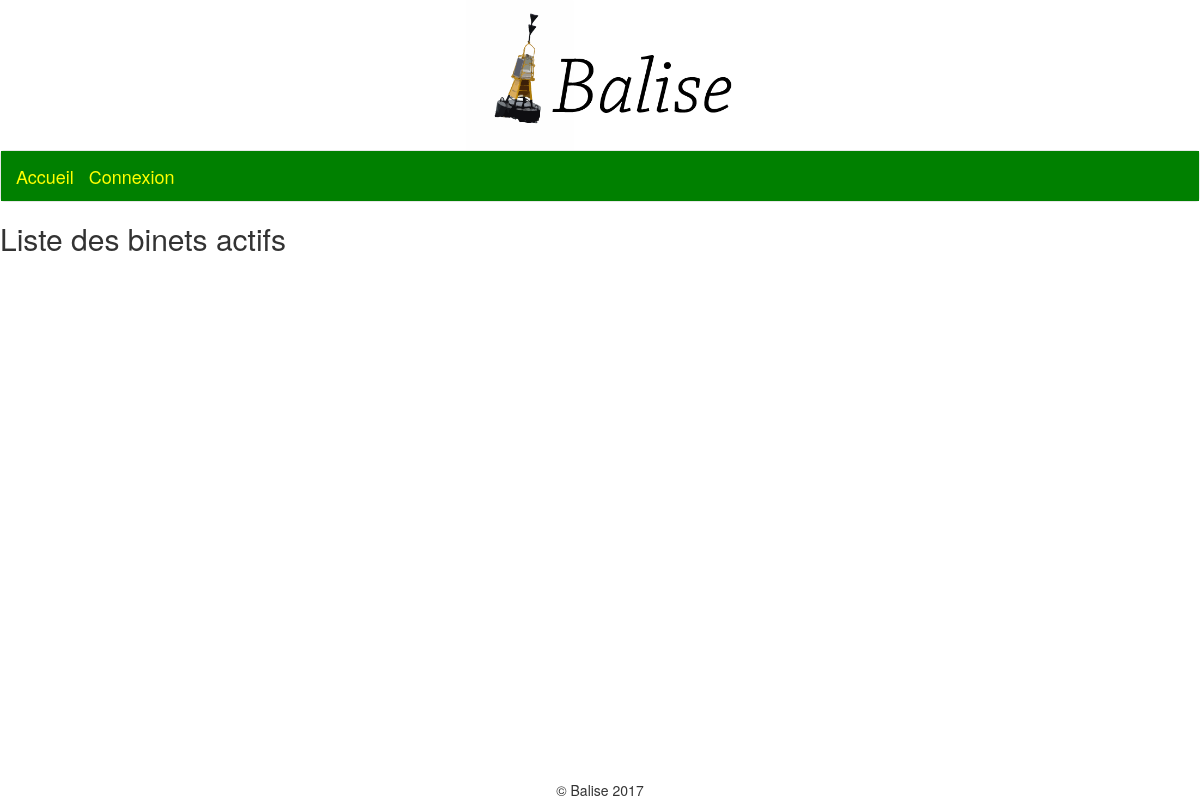
The page /binets/ on the database as committed earlier.
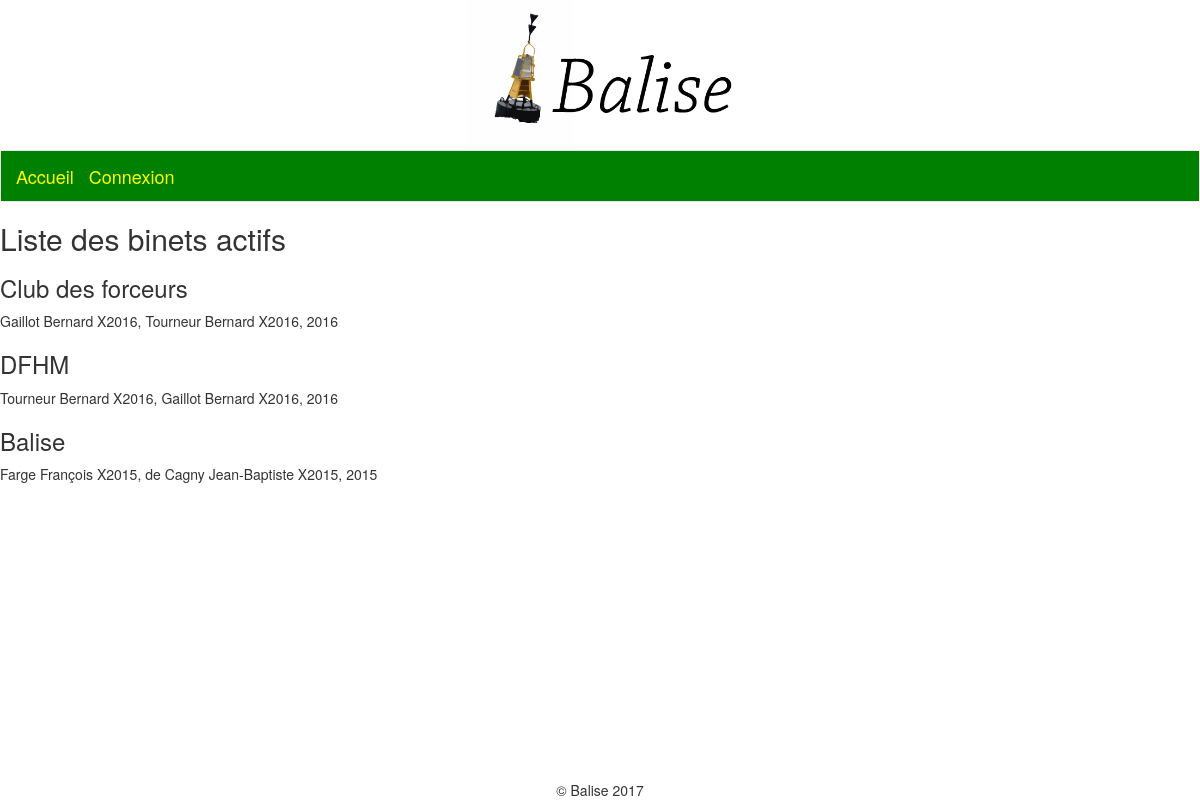
The same page on the database as committed later.
### binets/models.py (models this page shows, shortened)
class Binet(models.Model):
	nom = models.CharField(max_length=100)
	description = models.TextField(blank=True, null = True) # facultatif
	type_binet = models.ForeignKey('TypeBinet', verbose_name = "chéquier")
	remarques_admins = models.TextField(blank=True, null = True) # facultatif
	is_active = models.BooleanField(verbose_name = "Actif")
	current_president = models.ForeignKey('accounts.Eleve', verbose_name = "Président", related_name = "current_president")
	current_tresorier = models.ForeignKey('accounts.Eleve', verbose_name = "Trésorier", related_name = "current_tresorier")
	current_promotion = models.ForeignKey('accounts.Promotion', verbose_name = "Promo")
	class Meta:
		ordering = ('current_promotion', 'nom',)

### accounts/models.py (models this page shows)
class Eleve(models.Model):
	user = models.OneToOneField(User)
	nom = models.CharField(max_length=100)
	prenom = models.CharField(max_length=100)
	promotion = models.ForeignKey('Promotion')
	def __str__(self):
		return "{0} {1} X{2}".format(self.nom, self.prenom, self.promotion)

class Promotion(models.Model):
	nom = models.CharField(max_length=4)
	class Meta:
		ordering = ('-nom',)
	def __str__(self):
		return self.nom

### binets/templates/binets/all_binets.html
{% extends 'base.html' %}
{% block content %}
	<h2>Liste des binets actifs</h2>
	{% for binet in object_list %}
		<div class="binet">
			<h3>{{ binet.nom }}</h3>
			<p>{{ binet.current_president }}, {{ binet.current_tresorier }}, {{ binet.current_promotion }}</p>
		</div>
	{% endfor %}
{% endblock %}

### templates/base.html (shortened to what this page needs)
<!DOCTYPE html>
{% load static %}
<html lang="fr">
<head>
   <link rel="stylesheet" href="{% static 'css/style.css' %}" />
   <link rel="stylesheet" href="{% static 'css/dist/css/bootstrap.min.css' %}" />
</head>
<body>
  <header>
    <img src="{% static 'img/Balise_2.png' %}" alt="Logo Balise" class='centre' />
  </header>
  <nav class='navbar navbar-default'>
  	<div class='container-fluid kesdorado'>
      <div class='navbar-header'>
        <a href="/" class='navbar-brand'><p class='kesdorado'>Accueil</p></a>
      </div>
      {% block nav %}
        <div class='collapse navbar-collapse'>
         <ul class='nav navbar-nav'>
            {% if user.is_authenticated %}
              <li><a href="/binets" class='navbar-brand'><p class='kesdorado'>Liste des binets</p></a></li>
              {% if user.is_staff %}<li><a href="/backend" class='navbar-brand'><p class='kesdorado'>Administration</p></a></li>{% endif %}
              <p>Connecté en tant que <a href="/accounts">{{ user.username }}</a></p>
              <li><a href="/compta" class='navbar-brand'><p class='kesdorado'>Compta</p></a></li>
              <li><a href="/accounts/logout" class='navbar-brand'><p class='kesdorado'>Déconnexion</p></a></li>
            {% else %}
              <li><a href="/accounts/login" class='navbar-brand'><p class='kesdorado'>Connexion</p></a></li>
            {% endif %}
         </ul>
        </div>
      {% endblock %}
  	</div>
  </nav>
 <section id="content">
     {% block content %}{% endblock %}
 </section>
<footer>&copy; Balise 2017</footer>
</body>
</html>

### static/css/style.css (style rules this page uses)
img.centre { display: block; margin: auto; height: 150px; }
footer { bottom: 0px; position: absolute; width: 100%; text-align: center; }
.kesdorado { background-color: green; color: yellow; }

Rows that differ between the two databases and show on the page:
added Binet: nom "Club des forceurs", current_president "Gaillot Bernard X2016", current_tresorier "Tourneur Bernard X2016", current_promotion "2016"
added Binet: nom "DFHM", current_president "Tourneur Bernard X2016", current_tresorier "Gaillot Bernard X2016", current_promotion "2016"
added Binet: nom "Balise", current_president "Farge François X2015", current_tresorier "de Cagny Jean-Baptiste X2015", current_promotion "2015"
